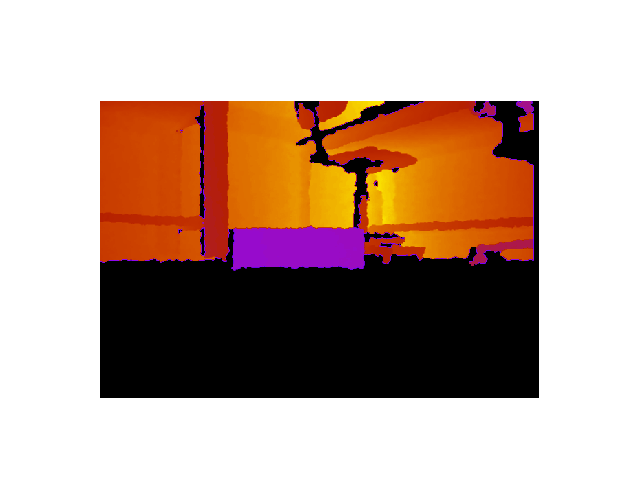

Recreate this plot in gnuplot.
set terminal png
set output "DepthPic.png"

unset key
unset tics
unset border
unset colorbox
#set autoscale fix

set pm3d map
splot "DepthPic.txt" matrix
